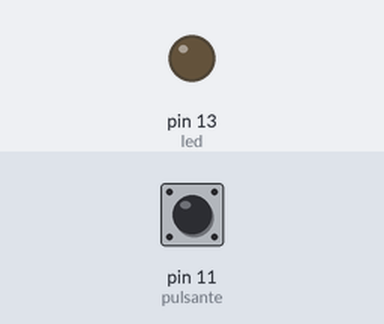
The sketch below on a simulated Arduino Uno, built with avr-gcc and run on an emulated ATmega328P. Parts: output pins drawn as LEDs (lit = HIGH). The inputs (shaded band) are chosen by the test bench; at power-on: pin 11 (pulsante) LOW.

Above: at 1.2 s.
1.3 s: pin 11 (pulsante) pulled HIGH for 3.2 s
At 5.0 s:
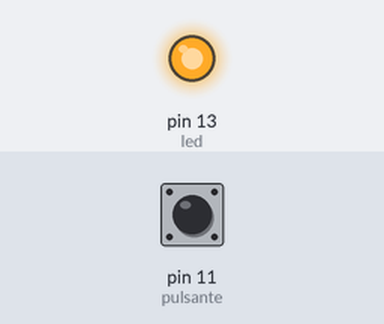
6.0 s: pin 11 (pulsante) pulled HIGH for 0.15 s
At 6.3 s:
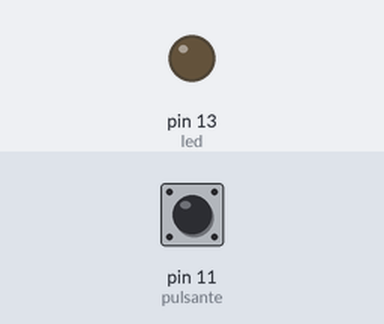
Timing chart, 0 to 9.0 s (numbered marks = the images above; inputs shaded):
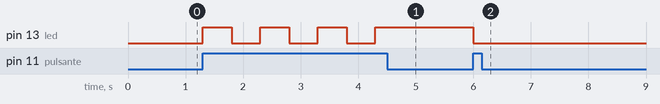

The sketch:

il_pulsante_come_interutore.ino
```cpp
const int led= 13;
const int pulsante= 11;
int statopulsante;
int statoled=LOW;
void setup() {
  // put your setup code here, to run once:
pinMode(13,OUTPUT);
pinMode(11,INPUT);
}

void loop() {
  // put your main code here, to run repeatedly:
statopulsante=digitalRead(pulsante);
 if ((statopulsante==HIGH) and (statoled==LOW))
 {
  digitalWrite (led,HIGH);
  statoled=HIGH;
  delay(500);
}
 else if((statopulsante==HIGH)and(statoled==HIGH))
  {
  digitalWrite(led,LOW);
  statoled=LOW;
  delay(500);
  }
}
```

Measured:
- after the input at 1.3 s, pin 13 (led): alternates HIGH for 0.50 s and LOW for 0.50 s, 7 changes in all, then stays HIGH, starting at once
- after the input at 6.0 s, pin 13 (led): HIGH → LOW at once
